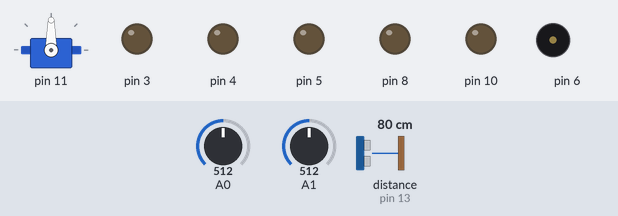
The sketch below on a simulated Arduino Uno, built with avr-gcc and run on an emulated ATmega328P. On the bench: servo, output pins drawn as LEDs (lit = HIGH), buzzer (waves = sounding). Wiring (inferred from the names in the program): ultrasonic range finder: trigger pin 12; echo pin 13. Dashed ring = blinking. Inputs (shaded band) come from the test bench; at power-on: distance to the obstacle (sensor on pin 13) 80 cm, A0 = 512, A1 = 512. The echo pulse lasts 58.3 µs per cm; pins used as bus, display or sensor lines are not drawn.

Above: at 6.2 s.
6.3 s: distance to the obstacle (sensor on pin 13) set to 10 cm
At 7.7 s:
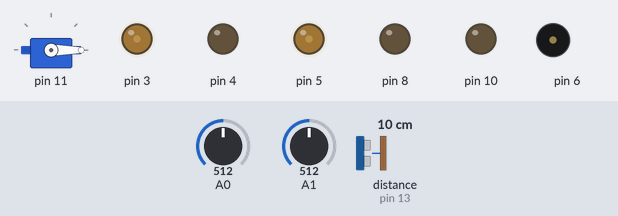
10.2 s: distance to the obstacle (sensor on pin 13) set to 7 cm
At 12.39 s:
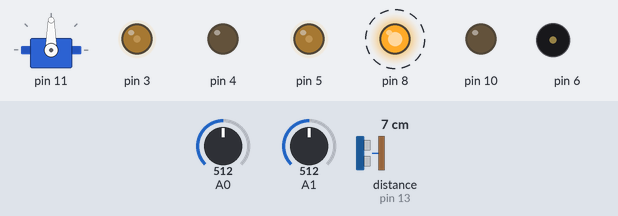
13.7 s: A0 set to 791
17.6 s: A0 set to 816
At 18.2 s:
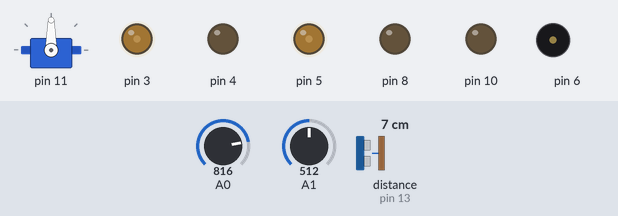
21.5 s: A0 set to 716
25.0 s: A0 set to 900
At 26.6 s:
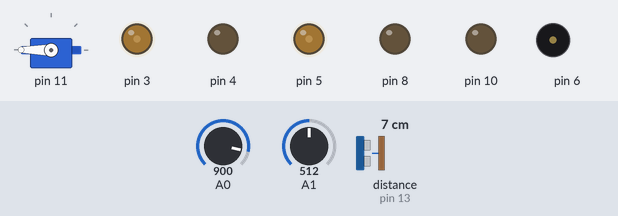
Timing chart, 0 to 29.5 s (numbered marks = the images above; inputs shaded):
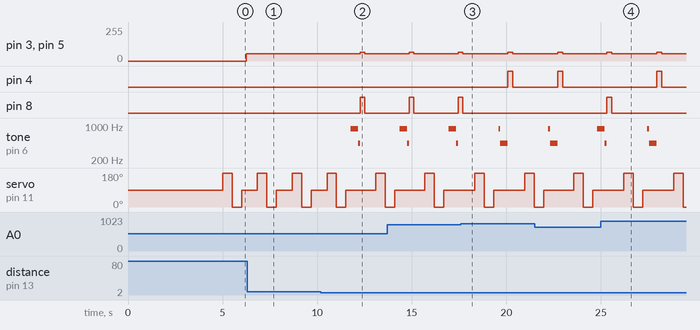

The sketch:

kadai_5.ino
```cpp
#include <limits.h>
#include "Servo.h"

Servo servo;

class Buzzer
{
private:
	enum PIN
	{
		BUZZER = 6
	};

public:
	Buzzer()
	{
		pinMode(PIN::BUZZER, OUTPUT);
	}

	void play_melody1()
	{
		tone(PIN::BUZZER, 220, 100);
		delay(100);
		tone(PIN::BUZZER, 440, 100);
		delay(100);
		tone(PIN::BUZZER, 880, 300);
		delay(300);
	}

	void play_melody2()
	{
		tone(PIN::BUZZER, 440, 100);
		delay(100);
		tone(PIN::BUZZER, 880, 400);
		delay(400);
	}

	void play_melody3()
	{
		tone(PIN::BUZZER, 440, 400);
		delay(400);
		tone(PIN::BUZZER, 880, 100);
		delay(100);
	}

	void play_melody4()
	{
		tone(PIN::BUZZER, 880, 100);
		delay(100);
		tone(PIN::BUZZER, 440, 400);
		delay(400);
	}

	void play_melody5()
	{
		tone(PIN::BUZZER, 880, 400);
		delay(400);
		tone(PIN::BUZZER, 440, 100);
		delay(100);
	}

	void play_melody6()
	{
		tone(PIN::BUZZER, 880, 100);
		delay(100);
		tone(PIN::BUZZER, 440, 100);
		delay(100);
		tone(PIN::BUZZER, 200, 300);
		delay(300);
	}

	void play_melody7()
	{
		tone(PIN::BUZZER, 440, 1000);
		delay(1000);
	}
};

class LED
{
private:
	enum PIN
	{
		_LED = 10
	};

public:
	LED()
	{
		pinMode(PIN::_LED, OUTPUT);
	}

	void set_high()
	{
		digitalWrite(PIN::_LED, HIGH);
	}

	void set_low()
	{
		digitalWrite(PIN::_LED, LOW);
	}
};

class Motor
{
private:
	enum PIN
	{
		IN1_LEFT = 2,
		IN1_RIGHT = 7,
		IN2_LEFT = 4,
		IN2_RIGHT = 8,
		OUT_LEFT = 3,
		OUT_RIGHT = 5
	};

	enum STATE
	{
		BRAKE,
		DRIVE,
		LEFT,
		TURN_LEFT,
		RIGHT,
		TURN_RIGHT,
		REVERSE
	};

	STATE state;
	int speed_left, speed_right;

	void change_speed(const PIN pin, const int new_speed)
	{
		switch (pin)
		{
		case PIN::OUT_LEFT:
			speed_left = new_speed;
			analogWrite(PIN::OUT_LEFT, speed_left);
			break;
		case PIN::OUT_RIGHT:
			speed_right = new_speed;
			analogWrite(PIN::OUT_RIGHT, speed_right);
			break;
		default:
			break;
		}
	}

	void change_speed(const int new_speed)
	{
		speed_left = speed_right = new_speed;
		analogWrite(PIN::OUT_LEFT, new_speed);
		analogWrite(PIN::OUT_RIGHT, new_speed);
	}

public:
	Motor() : state(STATE::BRAKE), speed_left(0), speed_right(0)
	{
		pinMode(PIN::IN1_LEFT, OUTPUT);
		pinMode(PIN::IN1_RIGHT, OUTPUT);
		pinMode(PIN::IN2_LEFT, OUTPUT);
		pinMode(PIN::IN2_RIGHT, OUTPUT);
		pinMode(PIN::OUT_LEFT, OUTPUT);
		pinMode(PIN::OUT_RIGHT, OUTPUT);
	}

	void brake()
	{
		state = STATE::BRAKE;

		digitalWrite(PIN::IN1_LEFT, LOW);
		digitalWrite(PIN::IN1_RIGHT, LOW);
		digitalWrite(PIN::IN2_LEFT, LOW);
		digitalWrite(PIN::IN2_RIGHT, LOW);
	}

	void drive(const int new_speed)
	{
		state = STATE::DRIVE;

		speed_left = speed_right = new_speed;
		change_speed(new_speed);

		digitalWrite(PIN::IN1_LEFT, HIGH);
		digitalWrite(PIN::IN1_RIGHT, HIGH);
		digitalWrite(PIN::IN2_LEFT, LOW);
		digitalWrite(PIN::IN2_RIGHT, LOW);
	}

	void left(const int new_speed)
	{
		state = STATE::LEFT;

		speed_left = new_speed;
		change_speed(PIN::OUT_LEFT, speed_left);

		digitalWrite(PIN::IN1_LEFT, LOW);
		digitalWrite(PIN::IN1_RIGHT, HIGH);
		digitalWrite(PIN::IN2_LEFT, LOW);
		digitalWrite(PIN::IN2_RIGHT, LOW);
	}

	void turn_left(const int new_speed)
	{
		state = STATE::TURN_LEFT;

		speed_left = speed_right = new_speed;
		change_speed(new_speed);

		digitalWrite(PIN::IN1_LEFT, LOW);
		digitalWrite(PIN::IN1_RIGHT, HIGH);
		digitalWrite(PIN::IN2_LEFT, HIGH);
		digitalWrite(PIN::IN2_RIGHT, LOW);
	}

	void right(const int new_speed)
	{
		state = STATE::RIGHT;

		speed_right = new_speed;
		change_speed(PIN::OUT_RIGHT, speed_right);

		digitalWrite(PIN::IN1_LEFT, HIGH);
		digitalWrite(PIN::IN1_RIGHT, LOW);
		digitalWrite(PIN::IN2_LEFT, LOW);
		digitalWrite(PIN::IN2_RIGHT, LOW);
	}

	void turn_right(const int new_speed)
	{
		state = STATE::TURN_RIGHT;

		speed_left = speed_right = new_speed;
		change_speed(new_speed);
		digitalWrite(PIN::IN1_LEFT, HIGH);
		digitalWrite(PIN::IN1_RIGHT, LOW);
		digitalWrite(PIN::IN2_LEFT, LOW);
		digitalWrite(PIN::IN2_RIGHT, HIGH);
	}

	void reverse(const int new_speed)
	{
		state = STATE::REVERSE;

		speed_left = speed_right = new_speed;
		change_speed(new_speed);

		digitalWrite(PIN::IN1_LEFT, LOW);
		digitalWrite(PIN::IN1_RIGHT, LOW);
		digitalWrite(PIN::IN2_LEFT, HIGH);
		digitalWrite(PIN::IN2_RIGHT, HIGH);
	}

	void pause(const int pause_delay)
	{
		digitalWrite(PIN::IN1_LEFT, LOW);
		digitalWrite(PIN::IN1_RIGHT, LOW);
		digitalWrite(PIN::IN2_LEFT, LOW);
		digitalWrite(PIN::IN2_RIGHT, LOW);

		delay(pause_delay);

		switch (state)
		{
		case STATE::BRAKE:
			brake();
			break;
		case STATE::DRIVE:
			drive(min(speed_left, speed_right));
			break;
		case STATE::LEFT:
			left(speed_left);
			break;
		case STATE::TURN_LEFT:
			turn_left(speed_left);
			break;
		case STATE::RIGHT:
			right(speed_right);
			break;
		case STATE::TURN_RIGHT:
			turn_right(speed_right);
			break;
		case STATE::REVERSE:
			reverse(min(speed_left, speed_right));
			break;
		default:
			break;
		}
	}
};

class PhotoD
{
private:
	const int HIGH_VAL_1, HIGH_VAL_2;

	enum PIN
	{
		_PHOTO_D = A2
	};

public:
	PhotoD() : HIGH_VAL_1(150), HIGH_VAL_2(500) {}

	bool is_high_1()
	{
		if (analogRead(PIN::_PHOTO_D) > HIGH_VAL_1)
		{
			return true;
		}

		return false;
	}

	bool is_high_2()
	{
		if (analogRead(PIN::_PHOTO_D) > HIGH_VAL_2)
		{
			return true;
		}

		return false;
	}

	void print_debug()
	{
		Serial.println(analogRead(PIN::_PHOTO_D));
	}
};

class PhotoT
{
private:
	const int BLACK_VAL;

	enum PIN
	{
		LEFT = A0,
		RIGHT = A1
	};

public:
	PhotoT() : BLACK_VAL(800) {}

	bool is_black_left()
	{
		if (analogRead(PIN::LEFT) > BLACK_VAL)
		{
			return true;
		}

		return false;
	}

	bool is_black_right()
	{
		if (analogRead(PIN::RIGHT) > BLACK_VAL)
		{
			return true;
		}

		return false;
	}

	bool is_black()
	{
		return is_black_left() && is_black_right();
	}

	void print_debug()
	{
		Serial.print("Left: ");
		Serial.print(analogRead(PIN::LEFT));
		Serial.print(", ");
		Serial.print("Right: ");
		Serial.println(analogRead(PIN::RIGHT));
	}
};

class Serv
{
public:
	enum PIN
	{
		_SERVO = 11,
		TRIG = 12,
		ECHO = 13
	};

	int current_servo;
	const double DIST_VAL_FRONT, DIST_VAL_SIDE;

public:
	Serv() : DIST_VAL_FRONT(5.0), DIST_VAL_SIDE(8.0)
	{
		pinMode(PIN::TRIG, OUTPUT);
		pinMode(PIN::ECHO, INPUT);
		set_servo_front();
	}

	int get_servo_pin()
	{
		return PIN::_SERVO;
	}

	double get_DIST_VAL_FRONT()
	{
		return DIST_VAL_FRONT;
	}

	double get_DIST_VAL_SIDE()
	{
		return DIST_VAL_SIDE;
	}

	void set_servo_front()
	{
		current_servo = 90;
		servo.write(current_servo);
	}

	void set_servo_left()
	{
		current_servo = 180;
		servo.write(current_servo);
	}

	void set_servo_right()
	{
		current_servo = 0;
		servo.write(current_servo);
	}

	double get_dist()
	{
		digitalWrite(PIN::TRIG, HIGH);
		delayMicroseconds(10);
		digitalWrite(PIN::TRIG, LOW);

		const unsigned long res = pulseIn(PIN::ECHO, HIGH);

		return (double)res / 2.0 * 343.0 / 10000.0;
	}

	void print_debug()
	{
		Serial.print("Dist: ");
		Serial.print(get_dist());
		Serial.println("cm");
	}
};

Buzzer buzzer;
LED led;
Motor motor;
PhotoD photo_d;
PhotoT photo_t;
Serv serv;

void setup()
{
	pinMode(serv.get_servo_pin(), OUTPUT);
	servo.attach(serv.get_servo_pin(), 500, 2400);

	Serial.begin(9600);
	delay(5000);
}

void kadai_5()
{
	int j = 0;

	while (true)
	{
		if (photo_t.is_black())
		{
			break;
		}

		if (j == 0)
		{
			serv.set_servo_left();
			delay(500);
			const double dist_left = serv.get_dist();

			serv.set_servo_right();
			delay(500);
			const double dist_right = serv.get_dist();

			serv.set_servo_front();
			delay(250);

			if (dist_left < serv.get_DIST_VAL_SIDE() || dist_right < serv.get_DIST_VAL_SIDE())
			{
				if (dist_left > dist_right)
				{
					buzzer.play_melody4();

					motor.turn_left(64);
					delay(250);
					motor.brake();
				}
				else
				{
					buzzer.play_melody5();

					motor.turn_right(64);
					delay(250);
					motor.brake();
				}
			}
		}

		motor.drive(55);
		delay(1);
		motor.brake();

		j++;
		j %= 500;
	}

	const double dist_begin = serv.get_dist();

	j = 0;

	while (true)
	{
		if (!photo_t.is_black_left() && !photo_t.is_black_right())
		{
			break;
		}

		if (j == 0)
		{
			serv.set_servo_left();
			delay(500);
			const double dist_left = serv.get_dist();

			serv.set_servo_right();
			delay(500);
			const double dist_right = serv.get_dist();

			serv.set_servo_front();
			delay(250);

			if (dist_left < serv.get_DIST_VAL_SIDE() || dist_right < serv.get_DIST_VAL_SIDE())
			{
				if (dist_left > dist_right)
				{
					buzzer.play_melody4();

					motor.turn_left(64);
					delay(250);
					motor.brake();
				}
				else
				{
					buzzer.play_melody5();

					motor.turn_right(64);
					delay(250);
					motor.brake();
				}
			}
		}

		motor.drive(55);
		delay(1);
		motor.brake();

		j++;
		j %= 500;
	}

	const double dist_end = serv.get_dist();

	while (true)
	{
		buzzer.play_melody7();
		delay(1000);

		for (double i = 1.0; i <= dist_begin - dist_end; i++)
		{
			led.set_high();
			delay(500);
			led.set_low();
			delay(500);
		}
	}
}

void loop()
{
	kadai_5();
}
```

Measured:
- the behaviour switches between 9 and 8 cm on distance to the obstacle (sensor on pin 13) (found by bisection; images 1 and 2)
- the behaviour switches between 800 and 801 on A0 (found by bisection; images 2 and 3)
- after the input at 10.2 s, pin 3, pin 5: 55/255 → 64/255 after 2.1 s, → 55/255 0.25 s later; pin 8: LOW → HIGH after 2.1 s, → LOW 0.25 s later; tone on pin 6: silent → 880 Hz after 1.6 s, → 440 Hz 0.40 s later, → silent 0.10 s later
- after the input at 17.6 s, pin 4: LOW → HIGH after 2.5 s, → LOW 0.25 s later; pin 8: goes on until 17.7 s, then stays LOW
- after the input at 25.0 s, pin 4: LOW → HIGH after 3.0 s, → LOW 0.25 s later; pin 8: goes on until 25.6 s, then stays LOW
